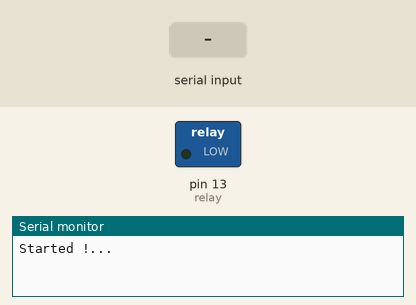
Simulated run of this sketch. Board: Arduino Uno, built with avr-gcc and run on an emulated ATmega328P. Parts: switched loads named in the sketch (green lamp = pin HIGH), the last lines printed to the serial monitor. The inputs (shaded band) are chosen by the test bench.

Above: at 1.2 s.
1.3 s: "1" received over the second serial link
At 2.5 s:
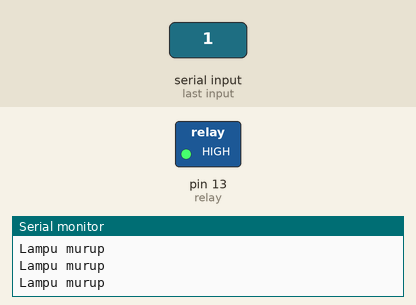
2.8 s: "0" received over the second serial link
At 3.1 s:
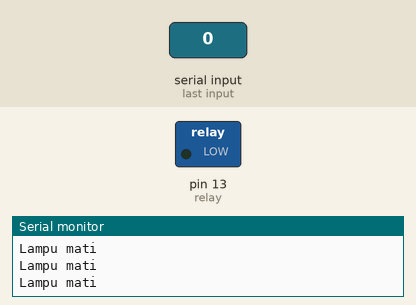
Timing chart, 0 to 5.8 s (numbered marks = the images above; inputs shaded):
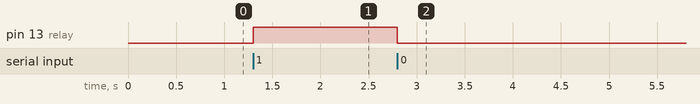

The sketch:

Bluetooth-HC05_Basic.ino
```cpp
/*
Sketch by kulibiner

Basic Pin Connection
-------------------
| Arduino | HC-05 |
|    2    |  TX   |
|    3    |  RX   |
|   VCC   |  VCC  |
|   GND   |  GND  |
-------------------

Malang, September 2022
*/

#include <SoftwareSerial.h>

char incomingChar;
String message = "";

// Relay masuk pin 13
int relay = 13;

// Inisiasi Bluetooth
SoftwareSerial daffaBT(2, 3); // RX, TX

void setup(){

    // Mulai komunikasi serial
    Serial.begin(9600);

    // Mulai komunikasi bluetooth
    daffaBT.begin(9600);

    // Inisiasi GPIO
    pinMode(relay, OUTPUT);
    digitalWrite(relay, LOW);

    Serial.println("Started !...");
}

void loop(){
    // Jika koneksi bluetooth tersedia
    if(daffaBT.available()) {
        // Membaca respon bluetooth
        incomingChar = daffaBT.read();

        // Salin ke string message
        message = incomingChar;
    }

    // Perintah lampu
    if(message == "1") {
        digitalWrite(relay, HIGH);
        Serial.println("Lampu murup");
    }
    else if(message == "0") {
        digitalWrite(relay, LOW);
        Serial.println("Lampu mati");
    }
}
```

Measured:
- after the input at 1.3 s, pin 13 (relay): LOW → HIGH at once
- after the input at 2.8 s, pin 13 (relay): HIGH → LOW at once
